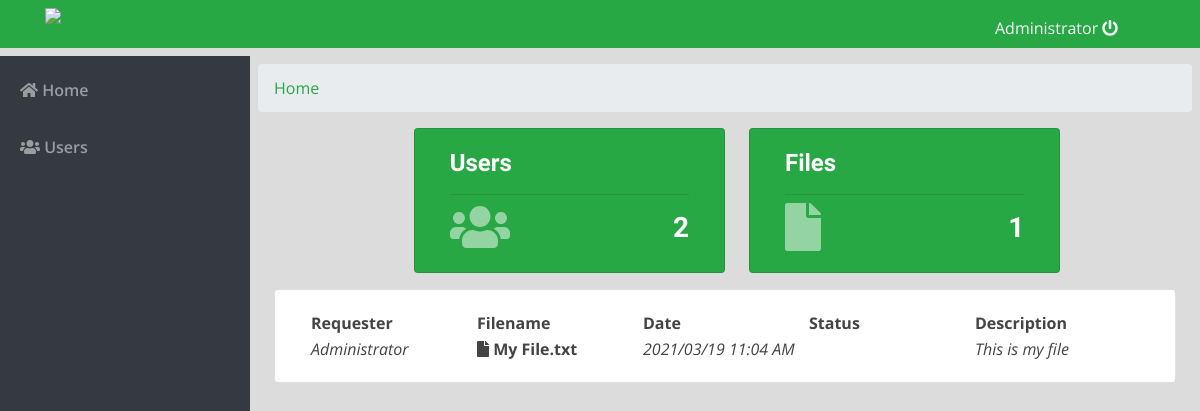
The page / (signed in) on the database its author committed.
### tables this page shows
CREATE TABLE `files` (
  `id` int(11) NOT NULL,
  `name` varchar(200) NOT NULL,
  `description` text NOT NULL,
  `user_id` int(30) NOT NULL,
  `folder_id` int(30) NOT NULL,
  `file_type` varchar(50) NOT NULL,
  `file_path` text NOT NULL,
  `is_public` tinyint(1) DEFAULT '0',
  `date_updated` datetime NOT NULL DEFAULT CURRENT_TIMESTAMP ON UPDATE CURRENT_TIMESTAMP
);

CREATE TABLE `users` (
  `id` int(30) NOT NULL,
  `name` varchar(200) NOT NULL,
  `username` varchar(100) NOT NULL,
  `password` varchar(200) NOT NULL,
  `type` tinyint(1) NOT NULL DEFAULT '2' COMMENT '1+admin , 2 = users'
);

### home.php (the view, shortened to what this page needs)
<nav aria-label="breadcrumb ">
  <ol class="breadcrumb">
  <li class="breadcrumb-item text-success">Home</li>
  </ol>
</nav>
<div class="containe-fluid">
	<?php include('db_connect.php') ;
	$files = $conn->query("SELECT f.*,u.name as uname FROM files f inner join users u on u.id = f.user_id where  f.is_public = 1 order by date(f.date_updated) desc");
	?>
	<div class="row">
		<div class="col-lg-12">
			<div class="card col-md-4 offset-2 bg-success float-left">
				<div class="card-body text-white">
					<h4><b>Users</b></h4>
					<hr>
					<span class="card-icon"><i class="fa fa-users"></i></span>
					<h3 class="text-right"><b><?php echo $conn->query('SELECT * FROM users')->num_rows ?></b></h3>
				</div>
			</div>
			<div class="card col-md-4 offset-2 bg-success ml-4 float-left">
				<div class="card-body text-white">
					<h4><b>Files</b></h4>
					<hr>
					<span class="card-icon"><i class="fa fa-file"></i></span>
					<h3 class="text-right"><b><?php echo $conn->query('SELECT * FROM files')->num_rows ?></b></h3>
				</div>
			</div>
		</div>
	</div>
	<div class="row mt-3 ml-3 mr-3">
			<div class="card col-md-12">
				<div class="card-body">
					<table width="100%">
						<tr>
							<th width="20%" class="">Requester</th>
							<th width="20%" class="">Filename</th>
							<th width="20%" class="">Date</th>
							<th width="20%" class="">Status</th>
							<th width="20%" class="">Description</th>
						</tr>
						<?php
					while($row=$files->fetch_assoc()):
						$name = explode(' ||',$row['name']);
						$name = isset($name[1]) ? $name[0] ." (".$name[1].").".$row['file_type'] : $name[0] .".".$row['file_type'];
						$icon ='fa-file';
					?>
						<tr class='file-item' data-id="<?php echo $row['id'] ?>" data-name="<?php echo $name ?>">
							<td><i><?php echo ucwords($row['uname']) ?></i></td>
							<td><large><span><i class="fa <?php echo $icon ?>"></i></span><b> <?php echo $name ?></b></large>
							</td>
							<td><i><?php echo date('Y/m/d h:i A',strtotime($row['date_updated'])) ?></i></td>
							<td><i><?php echo $row['status'] ?></i></td>
							<td><i><?php echo $row['description'] ?></i></td>
						</tr>
					<?php endwhile; ?>
					</table>
				</div>
			</div>
		</div>
	</div>

### index.php (shortened to what this page needs)
<!DOCTYPE html>
<html lang="en">
<head>
<?php
 include('./header.php');
 ?>
</head>
<body>
	<?php include 'topbar.php' ?>
	<?php include 'navbar.php' ?>
  <main id="view-panel" >
      <?php $page = isset($_GET['page']) ? $_GET['page'] :'home'; ?>
  	<?php include $page.'.php' ?>
  </main>
</body>
</html>

### header.php (shortened to what this page needs)
  <link rel="stylesheet" href="assets/font-awesome/css/all.min.css">
<link href="assets/vendor/bootstrap/css/bootstrap.min.css" rel="stylesheet">
<link href="assets/vendor/icofont/icofont.min.css" rel="stylesheet">
<link href="assets/vendor/boxicons/css/boxicons.min.css" rel="stylesheet">
<link href="assets/vendor/venobox/venobox.css" rel="stylesheet">
<link href="assets/vendor/animate.css/animate.min.css" rel="stylesheet">
<link href="assets/vendor/remixicon/remixicon.css" rel="stylesheet">
<link href="assets/vendor/owl.carousel/assets/owl.carousel.min.css" rel="stylesheet">
<link href="assets/vendor/bootstrap-datepicker/css/bootstrap-datepicker.min.css" rel="stylesheet">
<link href="assets/DataTables/datatables.min.css" rel="stylesheet">
<link href="assets/css/style.css" rel="stylesheet">
<link type="text/css" rel="stylesheet" href="assets/css/jquery-te-1.4.0.css">

### topbar.php (shortened to what this page needs)
<nav class="navbar navbar-dark bg-success fixed-top " style="padding:0;">
  <div class="container-fluid mt-2 mb-2">
  	<div class="col-lg-12">
  		<div class="col-md-1 float-left" style="display: flex;">
  			<img width="120" src="assets/itlogo2.png">
  		</div>
	  	<div class="col-md-2 mt-2 float-right">
	  		<a class="text-light" href="ajax.php?action=logout"><?php echo $_SESSION['login_name'] ?> <i class="fa fa-power-off"></i></a>
	    </div>
    </div>
  </div>
</nav>

### navbar.php (shortened to what this page needs)
<nav id="sidebar" class='mx-lt-5 bg-dark' >
		<div class="sidebar-list">
				<a href="index.php?page=home" class="nav-item nav-home"><span class='icon-field'><i class="fa fa-home"></i></span> Home</a>
				<?php if($_SESSION['login_type'] == 1): ?>
					<a href="index.php?page=users" class="nav-item nav-users"><span class='icon-field'><i class="fa fa-users"></i></span> Users</a>
				<?php endif; ?>
		</div>
</nav>

### assets/css/style.css (style rules this page uses)
body { font-family: "Open Sans", sans-serif; color: #444444; width: 100%; height: calc(100%); }
a { color: #1977cc; }
h1, h2, h3, h4, h5, h6 { font-family: "Raleway", sans-serif; }
nav#sidebar { height: calc(100%); position: fixed; z-index: 99; left: 0; width: 250px; }
a.nav-item { position: relative; display: block; padding: .75rem 1.25rem; margin-top: 10px; margin-bottom: -1px; color: rgba(255, 255, 255, 0.5); font-weight: 600; }
main#view-panel { margin-left: 250px; width:calc(100% - 250px); margin-top: 3.5rem; padding: .5em }

### index.php (style rules this page uses)
body { background: #80808045; }

### home.php (style rules this page uses)
span.card-icon { position: absolute; font-size: 3em; bottom: .2em; color: #ffffff80; }
.file-item { cursor: pointer; }

### rows shown on the page
files: user.name "Administrator", name "My File.txt", date_updated "2021/03/19 11:04 AM", description "This is my file"

### other values the page prints
$_SESSION['login_name'] "Administrator"
$conn->query('SELECT * FROM users')->num_rows "2"
$conn->query('SELECT * FROM files')->num_rows "1"
